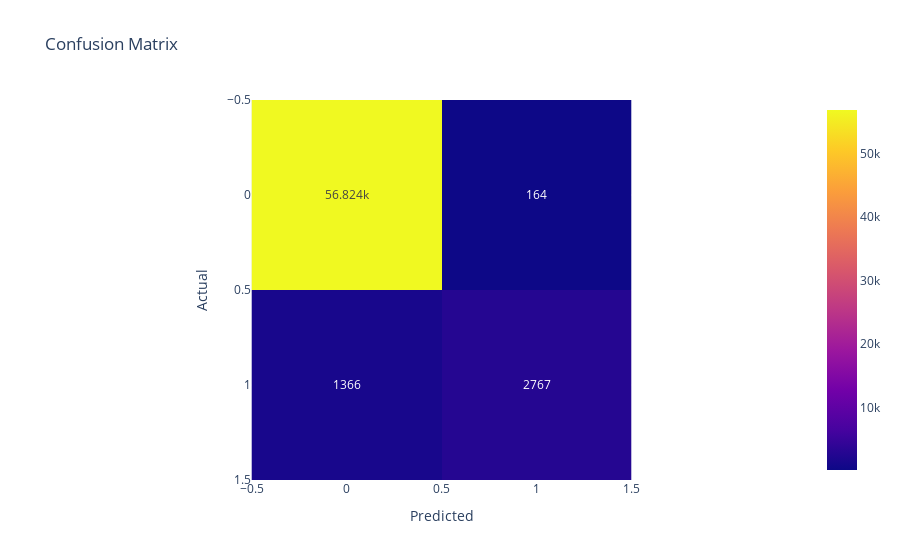

The cell this chart's notebook holds for it:
### Markdown cell above
### 8.3 Confusion Matrix

### Code cell
# For classification problems
cm = confusion_matrix(y_test, y_pred_final)
fig = px.imshow(cm, 
                 text_auto=True,
                 title='Confusion Matrix',
                 labels=dict(x='Predicted', y='Actual'))
fig.show()

### Figure 1 — Plotly figure (JSON) as saved in the notebook; plotly's stock layout.template omitted (floating-point values rounded to 4 significant figures)
{"data": [{"coloraxis": "coloraxis", "hovertemplate": "Predicted: %{x}<br>Actual: %{y}<br>color: %{z}<extra></extra>", "name": "0", "texttemplate": "%{z}", "type": "heatmap", "xaxis": "x", "yaxis": "y", "z": [[56824, 164], [1366, 2767]]}], "layout": {"coloraxis": {"colorscale": [[0, "#0d0887"], [0.1111, "#46039f"], [0.2222, "#7201a8"], [0.3333, "#9c179e"], [0.4444, "#bd3786"], [0.5556, "#d8576b"], [0.6667, "#ed7953"], [0.7778, "#fb9f3a"], [0.8889, "#fdca26"], [1, "#f0f921"]]}, "title": {"text": "Confusion Matrix"}, "xaxis": {"anchor": "y", "constrain": "domain", "domain": [0, 1], "scaleanchor": "y", "title": {"text": "Predicted"}}, "yaxis": {"anchor": "x", "autorange": "reversed", "constrain": "domain", "domain": [0, 1], "title": {"text": "Actual"}}}}
